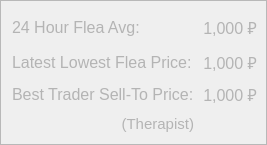
                  <widget class="QFrame" name="main_frame_deets">
                   <property name="maximumSize">
                    <size>
                     <width>16777215</width>
                     <height>127</height>
                    </size>
                   </property>
                   <property name="font">
                    <font>
                     <pointsize>9</pointsize>
                     <bold>false</bold>
                    </font>
                   </property>
                   <property name="styleSheet">
                    <string notr="true"/>
                   </property>
                   <property name="frameShape">
                    <enum>QFrame::StyledPanel</enum>
                   </property>
                   <property name="frameShadow">
                    <enum>QFrame::Raised</enum>
                   </property>
                   <layout class="QGridLayout" name="gridLayout">
                    <property name="rightMargin">
                     <number>9</number>
                    </property>
                    <property name="spacing">
                     <number>9</number>
                    </property>
                    <item row="0" column="1">
                     <widget class="QLabel" name="avg_flea_val">
                      <property name="minimumSize">
                       <size>
                        <width>0</width>
                        <height>30</height>
                       </size>
                      </property>
                      <property name="maximumSize">
                       <size>
                        <width>16777215</width>
                        <height>16777215</height>
                       </size>
                      </property>
                      <property name="font">
                       <font>
                        <pointsize>12</pointsize>
                        <italic>false</italic>
                        <bold>false</bold>
                        <underline>false</underline>
                       </font>
                      </property>
                      <property name="layoutDirection">
                       <enum>Qt::LeftToRight</enum>
                      </property>
                      <property name="styleSheet">
                       <string notr="true">color: rgb(180, 180, 180);</string>
                      </property>
                      <property name="text">
                       <string>1,000 ₽</string>
                      </property>
                      <property name="alignment">
                       <set>Qt::AlignRight|Qt::AlignTrailing|Qt::AlignVCenter</set>
                      </property>
                     </widget>
                    </item>
                    <item row="2" column="1">
                     <widget class="QLabel" name="best_trader_val">
                      <property name="font">
                       <font>
                        <pointsize>12</pointsize>
                        <italic>false</italic>
                        <bold>false</bold>
                       </font>
                      </property>
                      <property name="styleSheet">
                       <string notr="true">color: rgb(180, 180, 180)</string>
                      </property>
                      <property name="text">
                       <string>1,000 ₽</string>
                      </property>
                      <property name="alignment">
                       <set>Qt::AlignRight|Qt::AlignTrailing|Qt::AlignVCenter</set>
                      </property>
                     </widget>
                    </item>
                    <item row="3" column="0">
                     <widget class="QLabel" name="label">
                      <property name="font">
                       <font>
                        <pointsize>11</pointsize>
                        <bold>false</bold>
                       </font>
                      </property>
                      <property name="layoutDirection">
                       <enum>Qt::LeftToRight</enum>
                      </property>
                      <property name="styleSheet">
                       <string notr="true">color: rgb(180, 180, 180)</string>
                      </property>
                      <property name="text">
                       <string>(Therapist)</string>
                      </property>
                      <property name="alignment">
                       <set>Qt::AlignRight|Qt::AlignTrailing|Qt::AlignVCenter</set>
                      </property>
                     </widget>
                    </item>
                    <item row="1" column="1">
                     <widget class="QLabel" name="lowest_flea_val">
                      <property name="font">
                       <font>
                        <pointsize>12</pointsize>
                        <italic>false</italic>
                        <bold>false</bold>
                       </font>
                      </property>
                      <property name="styleSheet">
                       <string notr="true">color: rgb(180, 180, 180)</string>
                      </property>
                      <property name="text">
                       <string>1,000 ₽</string>
                      </property>
                      <property name="alignment">
                       <set>Qt::AlignRight|Qt::AlignTrailing|Qt::AlignVCenter</set>
                      </property>
                     </widget>
                    </item>
                    <item row="2" column="0">
                     <widget class="QLabel" name="trader_label">
                      <property name="font">
                       <font>
                        <pointsize>12</pointsize>
                        <bold>false</bold>
                       </font>
                      </property>
                      <property name="toolTip">
                       <string>Best price to sell to traders, and who buys it for the most.</string>
                      </property>
                      <property name="styleSheet">
                       <string notr="true">color: rgb(180, 180, 180)</string>
                      </property>
                      <property name="text">
                       <string>Best Trader Sell-To Price:</string>
                      </property>
                     </widget>
                    </item>
                    <item row="3" column="1">
                     <widget class="QLabel" name="label_2">
                      <property name="font">
                       <font>
                        <pointsize>12</pointsize>
                        <italic>false</italic>
                        <bold>true</bold>
                       </font>
                      </property>
                      <property name="styleSheet">
                       <string notr="true">color: rgb(180, 180, 180)</string>
                      </property>
                      <property name="text">
                       <string/>
                      </property>
                      <property name="alignment">
                       <set>Qt::AlignRight|Qt::AlignTrailing|Qt::AlignVCenter</set>
                      </property>
                     </widget>
                    </item>
                    <item row="1" column="0">
                     <widget class="QLabel" name="lowest_flea_label">
                      <property name="enabled">
                       <bool>true</bool>
                      </property>
                      <property name="font">
                       <font>
                        <pointsize>12</pointsize>
                        <bold>false</bold>
                       </font>
                      </property>
                      <property name="toolTip">
                       <string>The most recent lowest price for the item on the flea. Note that this may be slightly off as it only updates this value every time the app is restarted.</string>
                      </property>
                      <property name="styleSheet">
                       <string notr="true">color: rgb(180, 180, 180)</string>
                      </property>
                      <property name="text">
                       <string>Latest Lowest Flea Price:</string>
                      </property>
                     </widget>
                    </item>
                    <item row="0" column="0">
                     <widget class="QLabel" name="avg_flea_label">
                      <property name="minimumSize">
                       <size>
                        <width>0</width>
                        <height>30</height>
                       </size>
                      </property>
                      <property name="maximumSize">
                       <size>
                        <width>16777215</width>
                        <height>30</height>
                       </size>
                      </property>
                      <property name="font">
                       <font>
                        <pointsize>12</pointsize>
                        <bold>false</bold>
                       </font>
                      </property>
                      <property name="toolTip">
                       <string>Average price of item over the course of the last 24 hours</string>
                      </property>
                      <property name="styleSheet">
                       <string notr="true">color: rgb(180, 180, 180);</string>
                      </property>
                      <property name="text">
                       <string>24 Hour Flea Avg:</string>
                      </property>
                     </widget>
                    </item>
                   </layout>
                  </widget>
